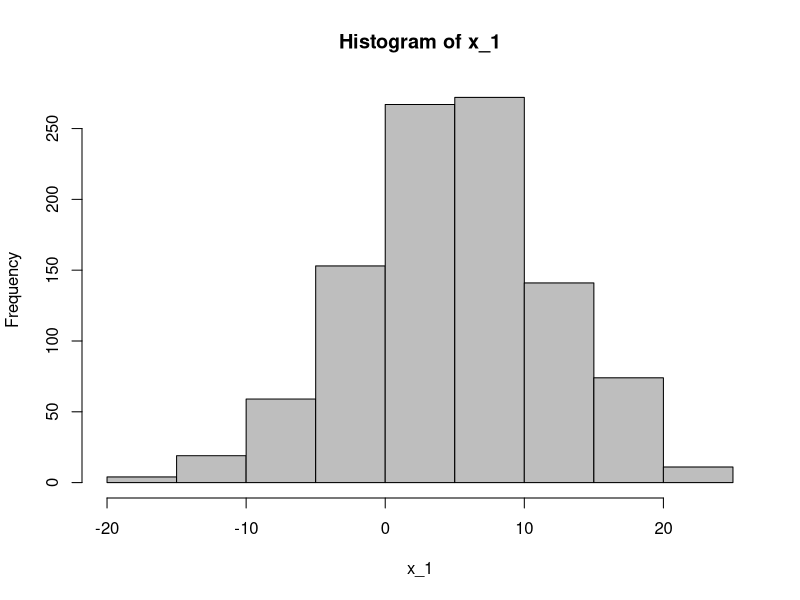
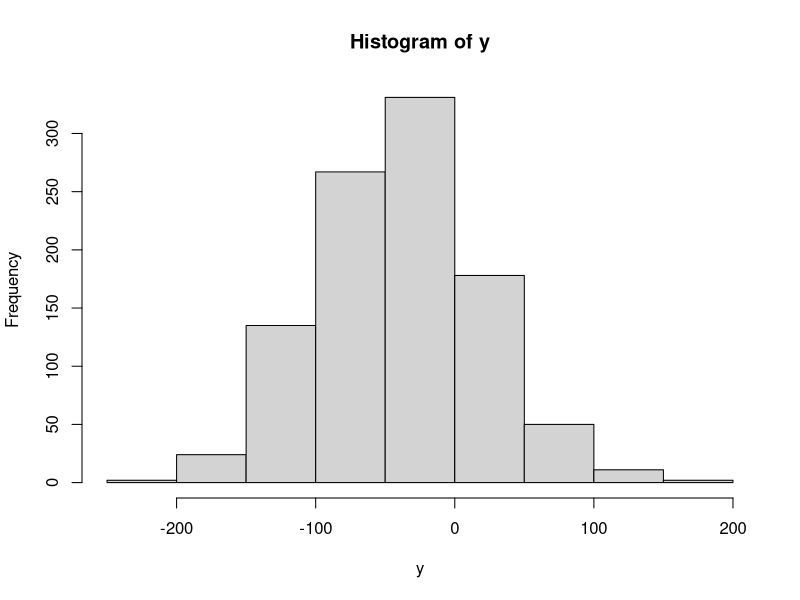
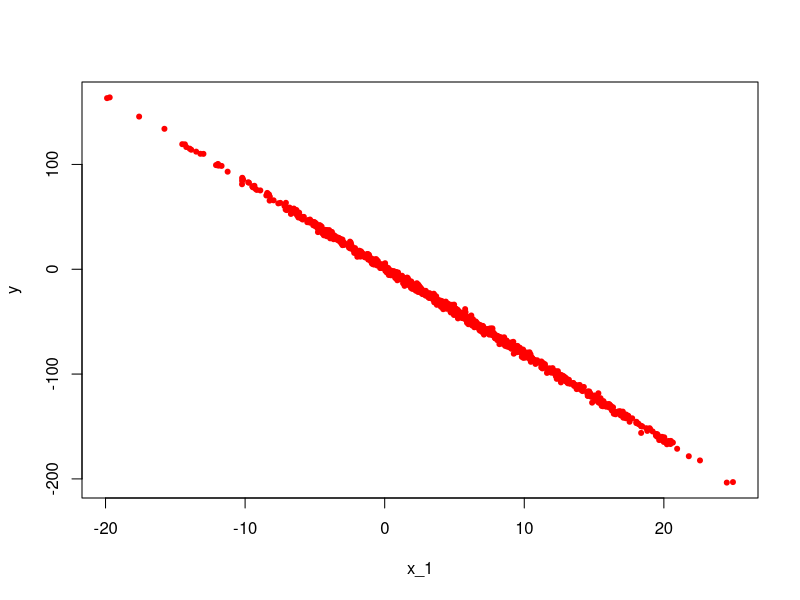
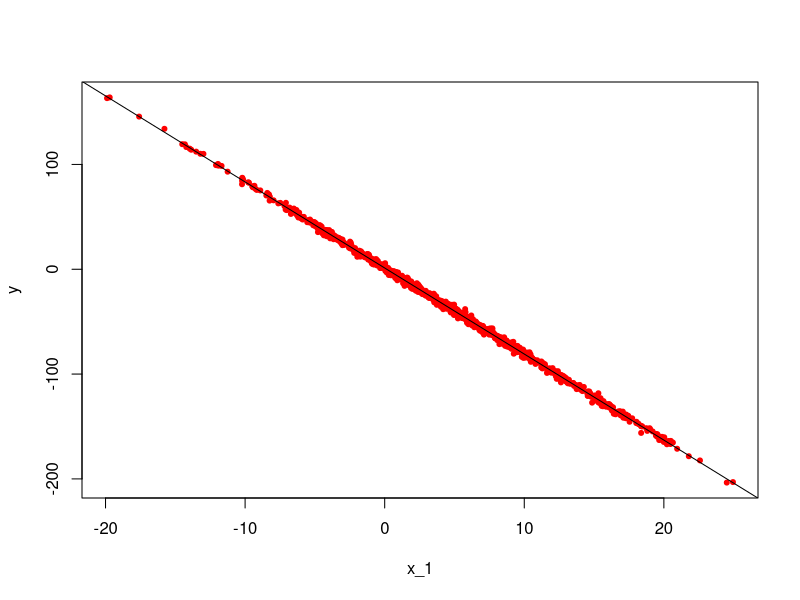

Source code (R) for these figures, in order:
#*********************************************************************************************************
#
# Chapter 03 - Algorithms
#
#*********************************************************************************************************

# Linear Regression

# Exercise
# From a normal distribution, simulate 1000 values with mean of 5 and sd of 7
x_1 <- rnorm(1000, 5, 7)

# plot p(x)
hist(x_1, col="grey")

true_error <- rnorm(1000, 0, 2)
true_beta_0 <- 1.1
true_beta_1 <- -8.2

y <- true_beta_0 + true_beta_1*x_1 + true_error
hist(y) # plot p(y)
plot(x_1, y, pch=20, col="red") # plot p(x, y)

model <- lm(y ~ x_1) # build regression model
coefs <- coef(model) # check the coefficients
plot(x_1, y, pch=20, col="red") # plot p(x, y)
abline(coefs[1], coefs[2]) # plot the absolute line of the coefficients
summary(model)

############################################################################################
# k-Nearest Neighbours (k-NN)
############################################################################################

###### Credit Scores Example ######
# read the data points
